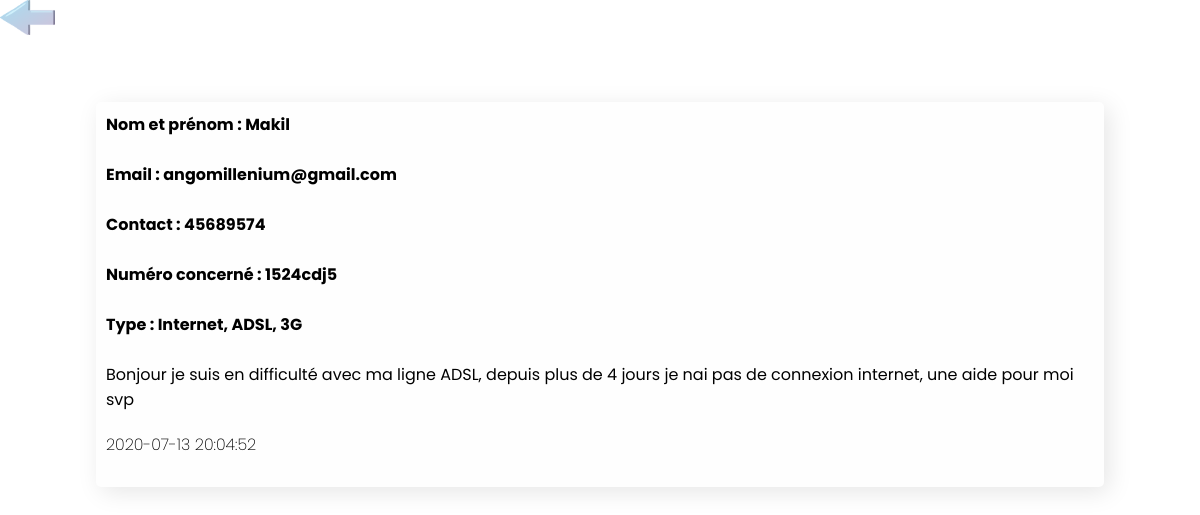
The app's page /public/home/allComplaints/complaint?id=25 (signed in) with its own data.
### tables this page shows
CREATE TABLE `complaint` (
  `id_complaint` int(11) NOT NULL,
  `message` text NOT NULL,
  `type` int(11) DEFAULT NULL,
  `id_customer` int(11) DEFAULT NULL,
  `date_complaint` datetime NOT NULL,
  `state` int(11) DEFAULT '1',
  `customer_type` int(11) DEFAULT '1',
  `contact_concerned` int(8) NOT NULL,
  `number_concerned` varchar(255) NOT NULL,
  `mail` varchar(255) DEFAULT NULL,
  `user_has_complaint` varchar(255) DEFAULT NULL
);

CREATE TABLE `complaint_type` (
  `idtype` int(11) NOT NULL,
  `name` varchar(255) DEFAULT NULL
);

### src/Controllers/DisplayComplaintToUserController.php (called while the page is built, shortened)
<?php
class DisplayComplaintToUserController{
    public function index(){
        $complaint = [
            'complaint' => $this->getComplaintofUser(),
            'response' => $this->getResponseOfAdmin()
        ];
        return View::render("displayComplaintToUser","complaint","Réclamation", compact('complaint'));
    }
    public function getComplaintofUser()
    {
        $data = new ComplaintManager();
        return $data->getOneComplaint();
    }
    public function getResponseOfAdmin(){
        $r = new ResponseManager();
        return $r->getResponse();
    }
}

### src/Models/Managers/ResponseManager.php (called while the page is built, shortened)
<?php
class ResponseManager{
    private $_bdd;
    public function __construct()
    {
        $this->_bdd = Connexion::getConnexionPDO();
    }
    public function getResponse(){
        $bdd = $this->_bdd;
        if (isset($_GET['id'])) {
            $q = $bdd->prepare('SELECT * FROM response WHERE id_complaint=:id');
            $q->execute([
                ':id' => $_GET['id']
                ]);
            return $q->fetchAll();
        }
    }
}

### src/Models/Managers/ComplaintManager.php (called while the page is built, shortened)
<?php
class ComplaintManager{
    private $_bdd;
    public function __construct()
    {
        $this->_bdd = Connexion::getConnexionPDO();
    }
    public function getOneComplaint(){
        $bdd = $this->_bdd;
        if (isset($_GET['id'])) {
            $query = $bdd->prepare('SELECT *, complaint_type.idtype FROM complaint INNER JOIN complaint_type ON complaint_type.idtype=complaint.type WHERE id_complaint = :id');
            $query->execute([
                ':id' => $_GET['id']
            ]);
            return $query->fetch();
        }
    }
}

### views/complaint/displayComplaintToUser.php (the view, shortened to what this page needs)
<link href="http://localhost/GRTT/public/css/displayComplaintToUser.css" rel="stylesheet">
<div class="container">
    <a href="http://localhost/GRTT/public"><img class="back" src="http://localhost/GRTT/public/img/arrow-23255_1280.png" alt=""></a>
    <div class="complaint-box-content">
        <h4>Nom et prénom : <?= $complaint['complaint']['user_has_complaint'] ?></h4><br>
        <h4>Email : <?= $complaint['complaint']['mail'] ?></h4><br>
        <h4>Contact : <?= $complaint['complaint']['contact_concerned'] ?></h4><br>
        <h4>Numéro concerné : <?= $complaint['complaint']['number_concerned'] ?></h4><br>
        <h4>Type : <?= $complaint['complaint']['name'] ?></h4><br>
        <p style="margin-bottom: 20px;"> <?= htmlentities($complaint['complaint']['message']) ?> </p>
        <p style="font-weight:200;margin-bottom: 20px;"><?= $complaint['complaint']['date_complaint'] ?></p>
    </div>
</div>

### public/css/displayComplaintToUser.css (style rules this page uses)
* { font-family: 'Poppins', sans-serif; box-sizing: border-box; margin: 0; padding: 0; }
.complaint-box-content { position: relative; top: 60px; background-color: #fefefe; margin: auto; height: auto; width: 280px; border-radius: 5px; padding: 10px; box-shadow: 5px 5px 25px rgba(0, 0, 0, 0.1); -webkit-border-radius: 5px; -moz-border-radius: 5px; -ms-border-radius: 5px; -o-border-radius: 5px; }
.back { height: 35px; position: relative; }
@media all and (min-width: 400px) { .complaint-box-content { width: 370px; } }
@media all and (min-width: 500px) { .complaint-box-content { width: 500px; } }
@media all and (min-width: 730px) { .complaint-box-content { width: 760px; } }
@media all and (min-width: 900px) { .complaint-box-content { width: 63em; } }

### records on screen
complaint: user_has_complaint "Makil", mail "angomillenium@gmail.com", contact_concerned "45689574", number_concerned "1524cdj5", type.name "Internet, ADSL, 3G", message "Bonjour je suis en difficulté avec ma ligne ADSL, depuis plus de 4 jours je nai pas de connexion internet, une aide pour moi svp", date_complaint "2020-07-13 20:04:52"
